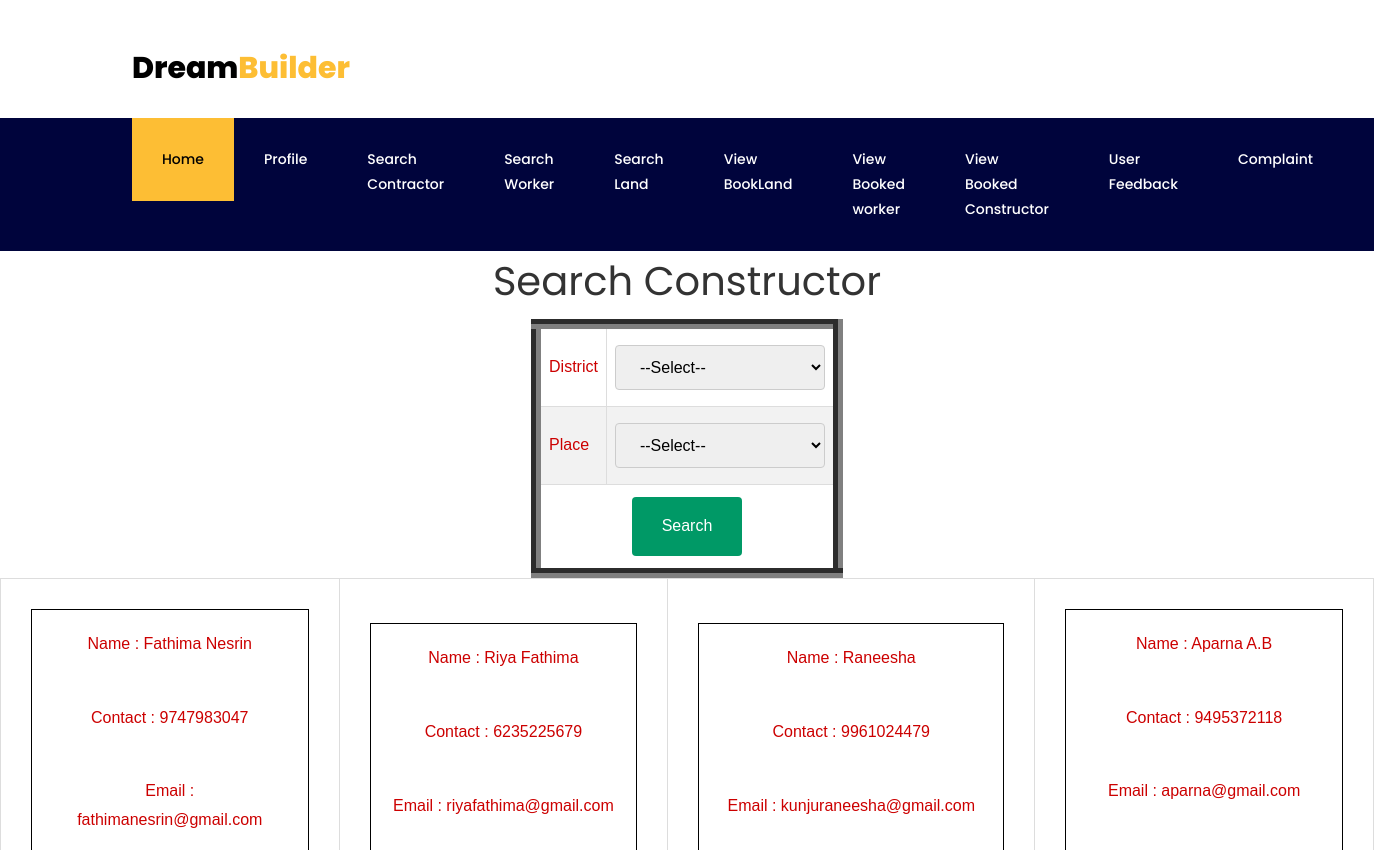
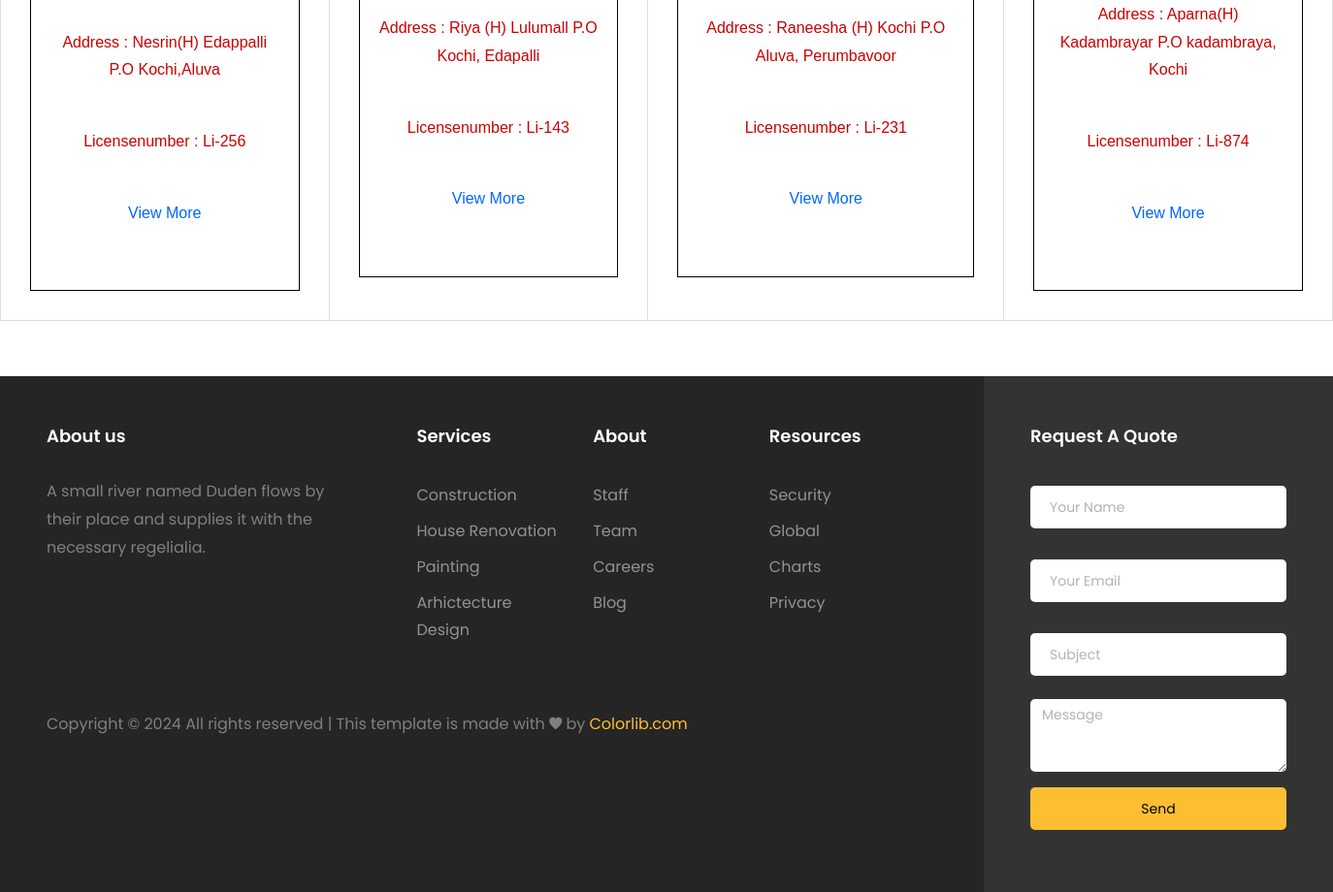
Page /User/searchconst/ (signed in) on the committed database (2 pictures, top to bottom).
### Guest/models.py (models this page shows)
class NewConstructor(models.Model):
    Name=models.CharField(max_length=30)
    Contact=models.CharField(max_length=30)
    Gender=models.CharField(max_length=20,null=False)
    Email=models.EmailField(max_length=100,unique=True)
    Place=models.ForeignKey(Place,on_delete=models.SET_NULL,null=True)
    Address=models.TextField(max_length=50)
    Totalemployees=models.CharField(max_length=20)
    Registeredname=models.CharField(max_length=20)
    Licensenumber=models.CharField(max_length=20)
    Proof1=models.FileField(upload_to="identyprrof1/")
    Proof2=models.FileField(upload_to="identyproof2/")
    Password=models.CharField(unique=True,max_length=20)
    construct_status=models.IntegerField(default=False)

### User/views.py (the view)
# urls.py: path('searchconst/',views.constsearch,name="searchconst"),
def constsearch(request):
    if "userid" in request.session:
        dist=District.objects.all()
        if request.method=="POST":
            plcid=request.POST.get('txt_place')
            plce=Place.objects.get(id=plcid)
            const=NewConstructor.objects.filter(Place=plce)
            return render(request,"user/SearchConstructor.html",{"District":dist,"const":const})
        else:
            const=NewConstructor.objects.all()
            return render(request,"User/SearchConstructor.html",{"District":dist,"const":const})
    else:
        return redirect('Guest:Login')

### Admin/models.py (called while the page is built)
    def __str__(self):
        return self.District_name

### User/templates/User/SearchConstructor.html (shortened to what this page needs)
{% extends 'User/Header.html' %}
 {% load static %}
    {% block content %}
    <form method="POST" enctype="multipart/form-data" id="Searchcondractor" place-url="{% url 'Guest:load_place' %}">
        <h1 align="center">Search Constructor</h1>
        <div id="tab">
        <table border="10" align="center" cellpadding="10">
            <tr>
                <td>District</td>
                <td><select name="txt_distict" type="text" id="district">
                        <option>--Select--</option>
                    </select></td>
            </tr>
            <tr>
                <td>Place</td>
                <td><select name="txt_place" type="text" id="place">
                        <option>--Select--</option>
                    </select></td>
            </tr>
            <tr>
                <td colspan="2" align="center"><input type="submit" name="search" value="Search"></td>
            </tr>
        </table>
    </div>
    </form>
    <div id="data">
        <div id="tab">
        <table align="center" cellpadding="30" style="border-collapse: collapse;">
            <tr>
                {% for i in const %}
                <td>
                    <div style="text-align: center;border: 1px solid black; margin: 22px; padding: 20px;">
                        <p> Name : {{i.Name}}</p>
                        <br>
                        <p> Contact : {{i.Contact}}</p>
                        <br>
                        <p> Email : {{i.Email}}</p>
                        <br>
                        <p> Address : {{i.Address}}</p>
                        <br>
                        <p> Licensenumber : {{i.Licensenumber}}</p>
                        <br>
                        <p><a href="{% url 'User:viewmoreconstructor' i.id  %}">View More</a></p>
                        <br>
                    </div>
                </td>
                {% if forloop.counter|divisibleby:4 %}
            </tr>
                {% endif %}
                {% endfor %}
            </div>
    </div>
</body>
{% endblock  %}

### Guest/static/form/form.css (style rules this page uses)
#tab { font-family: "Trebuchet MS", Arial, Helvetica, sans-serif; border-collapse: collapse; width: 100%; }
#tab td, #tab th { border: 1px solid #ddd; padding: 8px; color: #C00; }
#tab a { color:#06F; }
#tab tr:nth-child(even) { background-color: #f2f2f2; }
input[type=text],[type=password],[type=email],[type=date], select { width: 100%; padding: 12px 20px; margin: 8px 0; display: inline-block; border: 1px solid #ccc; border-radius: 4px; box-sizing: border-box; }
input[type=submit] { width: 40%; background-color: #096; color: white; padding: 15px; margin: 4px 0; border: none; border-radius: 4px; cursor: pointer; }

### rows in the picture
NewConstructor: Name "Fathima Nesrin", Contact "9747983047", Email "fathimanesrin@gmail.com", Address "Nesrin(H) Edappalli P.O Kochi,Aluva", Licensenumber "Li-256"
NewConstructor: Name "Riya Fathima", Contact "6235225679", Email "riyafathima@gmail.com", Address "Riya (H) Lulumall P.O Kochi, Edapalli", Licensenumber "Li-143"
NewConstructor: Name "Raneesha", Contact "9961024479", Email "kunjuraneesha@gmail.com", Address "Raneesha (H) Kochi P.O Aluva, Perumbavoor", Licensenumber "Li-231"
NewConstructor: Name "Aparna A.B", Contact "9495372118", Email "aparna@gmail.com", Address "Aparna(H) Kadambrayar P.O kadambraya, Kochi", Licensenumber "Li-874"
